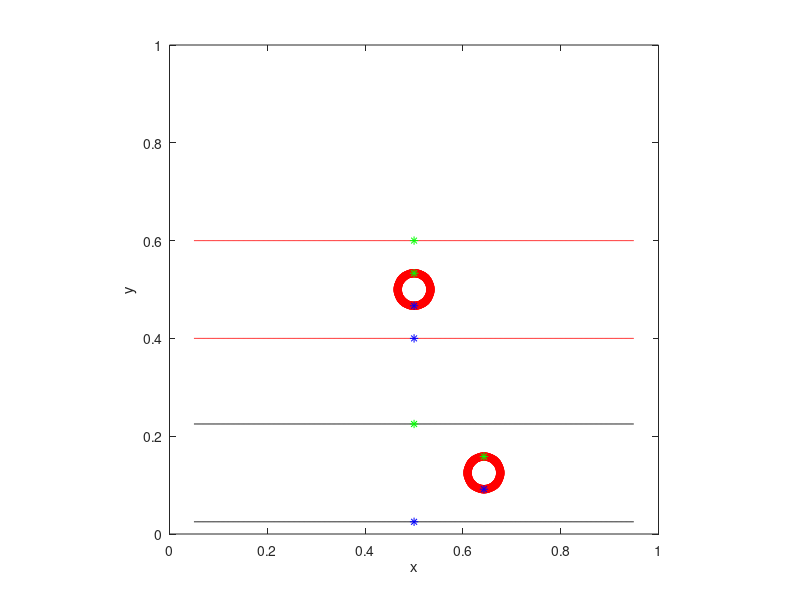

Here is the MATLAB script that generated this plot:
%-------------------------------------------------------------------------------------------------------------------%
%
% IB2d is an Immersed Boundary Code (IB) for solving fully coupled non-linear 
% 	fluid-structure interaction models. This version of the code is based off of
%	Peskin's Immersed Boundary Method Paper in Acta Numerica, 2002.
%
% Author: Nicholas A. Battista
% Email:  nick.battista@unc.edu
% Date Created: May 27th, 2015
% Institution: UNC-CH
%
% This code is capable of creating Lagrangian Structures using:
% 	1. Springs
% 	2. Beams (*torsional springs)
% 	3. Target Points
%	4. Muscle-Model (combined Force-Length-Velocity model, "HIll+(Length-Tension)")
%
% One is able to update those Lagrangian Structure parameters, e.g., spring constants, resting %%	lengths, etc
% 
% There are a number of built in Examples, mostly used for teaching purposes. 
% 
% If you would like us %to add a specific muscle model, please let Nick (nickabattista@gmail.com) know.
%
%--------------------------------------------------------------------------------------------------------------------%

%%%%%%%%%%%%%%%%%%%%%%%%%%%%%%%%%%%%%%%%%%%%%%%%%%%%%%%%%%%%%%%%%%%%%%%%%%%%%%%%%%%%%%
%
% FUNCTION: creates the CHANNEL_CHANNEL-EXAMPLE geometry and prints associated input files
%
%%%%%%%%%%%%%%%%%%%%%%%%%%%%%%%%%%%%%%%%%%%%%%%%%%%%%%%%%%%%%%%%%%%%%%%%%%%%%%%%%%%%%%

function VIV_Cylinder_Geometry()

%
% Grid Parameters (MAKE SURE MATCHES IN input2d !!!)
%
Nx =  512;       % # of Eulerian Grid Pts. in x-Direction (MUST BE EVEN!!!)
Ny =  512;       % # of Eulerian Grid Pts. in y-Direction (MUST BE EVEN!!!)
Lx = 1.0;        % Length of Eulerian Grid in x-Direction
Ly = 1.0;        % Length of Eulerian Grid in y-Direction


% Immersed Structure Geometric / Dynamic Parameters %
ds= min(Lx/(2.1*Nx),Ly/(2.1*Ny));  % Lagrangian spacing
L = 0.9*Lx;                    % Length of Channel
w = 0.2*Ly;                    % Width of Channel
x0 = 0.5;                      % x-Center for Cylinder
y0 = 0.5;                      % y-Center for Cylinder
r = w/6;                       % Radii of Cylinder
struct_name = 'viv';       % Name for .vertex, .spring, etc files.


% Call function to construct geometry
[xLag,yLag] = give_Me_Channel_Immsersed_Boundary_Geometry(ds,L,w,Lx,Ly);
[xLag_Cy,yLag_Cy] = give_Me_Cylinder_Immsersed_Boundary_Geometry(ds,r,x0,y0);

xTether = x0;   % xValues you want to tether to on the channel
[indsTether,x0_new] = give_Me_Tethering_Pt_Indices(xLag,xTether);
xLag_Cy = xLag_Cy + (x0_new-x0); % shift circle over to match indices better

% Plot Geometry to test
plot(xLag(1:end/2),yLag(1:end/2),'r-'); hold on;
plot(xLag(end/2+1:end),yLag(end/2+1:end),'r-'); hold on;
plot(xLag_Cy,yLag_Cy,'r-'); hold on;

N = length(xLag_Cy);
%yLag_Cy(1)
%yLag(indsTether(1))
%yLag_Cy(N/2+1)
%yLag(indsTether(2))

N = length(xLag_Cy);
plot(xLag_Cy,yLag_Cy,'r*'); hold on;
plot(xLag_Cy(1),yLag_Cy(1),'g*'); hold on;
plot(xLag(indsTether(1)),yLag(indsTether(1)),'b*'); hold on;
plot(xLag(indsTether(2)),yLag(indsTether(2)),'g*'); hold on;
plot(xLag_Cy(N/2+1),yLag_Cy(N/2+1),'b*'); hold on;
%plot(xLag_Cy,yLag_Cy,'g*'); hold on;
axis([0 1 0 1]);
xlabel('x'); ylabel('y');
axis square;

%
% Translate Geometry Downwards
%
xLag_Cy = xLag_Cy + Lx/7;
yLag_Cy = yLag_Cy - 0.375;
yLag = yLag - 0.375;

%
% After Translating Downwards
%
plot(xLag(1:end/2),yLag(1:end/2),'k-'); hold on;
plot(xLag(end/2+1:end),yLag(end/2+1:end),'k-'); hold on;
plot(xLag_Cy,yLag_Cy,'r*'); hold on;
plot(xLag_Cy(1),yLag_Cy(1),'g*'); hold on;
plot(xLag(indsTether(1)),yLag(indsTether(1)),'b*'); hold on;
plot(xLag(indsTether(2)),yLag(indsTether(2)),'g*'); hold on;
plot(xLag_Cy(N/2+1),yLag_Cy(N/2+1),'b*'); hold on;
%plot(xLag_Cy,yLag_Cy,'g*'); hold on;
axis([0 1 0 1]);
xlabel('x'); ylabel('y');
axis square;


% Prints .vertex file!
print_Lagrangian_Vertices([xLag xLag_Cy],[yLag yLag_Cy],struct_name);


% Prints .spring file!
k_Spring = 1.5e7; resting_length_tether = 2*r;
offset = length(xLag);
print_Lagrangian_Springs(xLag_Cy,yLag_Cy,k_Spring,ds,r,offset,indsTether,resting_length_tether,struct_name);


% Prints .d_spring file! (FOR DAMPED SPRINGS)
k_DSpring_Tether = 1.5e4; 
resting_length_tether = 2*r; offset = length(xLag); 
b_damp = 50.0;
print_Lagrangian_Damped_Springs(xLag_Cy,yLag_Cy,k_DSpring_Tether,ds,r,offset,indsTether,resting_length_tether,b_damp,struct_name)


% Prints .beam file!
k_Beam = 1e10;%5.0e9;  
C = compute_Curvatures(xLag_Cy,yLag_Cy);
print_Lagrangian_Beams(xLag_Cy,yLag_Cy,k_Beam,C,struct_name,offset);


% Prints .target file!
k_Target = 2.5e7;
print_Lagrangian_Target_Pts(xLag,k_Target,struct_name);

%%%%%%%%%%%%%%%%%%%%%%%%%%%%%%%%%%%%%%%%%%%%%%%%%%%%%%%%%%%%%%%%%%%%%%%%
%
% FUNCTION: prints VERTEX points to a file called .vertex
%
%%%%%%%%%%%%%%%%%%%%%%%%%%%%%%%%%%%%%%%%%%%%%%%%%%%%%%%%%%%%%%%%%%%%%%%%

function print_Lagrangian_Vertices(xLag,yLag,struct_name)

    N = length(xLag);

    vertex_fid = fopen([struct_name '.vertex'], 'w');

    fprintf(vertex_fid, '%d\n', N );

    %Loops over all Lagrangian Pts.
    for s = 1:N
        X_v = xLag(s);
        Y_v = yLag(s);
        fprintf(vertex_fid, '%1.16e %1.16e\n', X_v, Y_v);
    end

    fclose(vertex_fid); 
    
%%%%%%%%%%%%%%%%%%%%%%%%%%%%%%%%%%%%%%%%%%%%%%%%%%%%%%%%%%%%%%%%%%%%%%%%
%
% FUNCTION: prints TARGET points to a file called .target
%
%%%%%%%%%%%%%%%%%%%%%%%%%%%%%%%%%%%%%%%%%%%%%%%%%%%%%%%%%%%%%%%%%%%%%%%%

function print_Lagrangian_Target_Pts(xLag,k_Target,struct_name)

    N = length(xLag);

    target_fid = fopen([struct_name '.target'], 'w');

    fprintf(target_fid, '%d\n', N );

    %Loops over all Lagrangian Pts.
    for s = 1:N
        fprintf(target_fid, '%d %1.16e\n', s, k_Target);
    end

    fclose(target_fid); 
    
    
%%%%%%%%%%%%%%%%%%%%%%%%%%%%%%%%%%%%%%%%%%%%%%%%%%%%%%%%%%%%%%%%%%%%%%%%%%%%%%%%%%%%%
%
% FUNCTION: prints BEAM (Torsional Spring) points to a file called <str>.beam
%
%%%%%%%%%%%%%%%%%%%%%%%%%%%%%%%%%%%%%%%%%%%%%%%%%%%%%%%%%%%%%%%%%%%%%%%%%%%%%%%%%%%%%

function print_Lagrangian_Beams(xLag,yLag,k_Beam,C,struct_name,offset)

    % k_Beam: beam stiffness
    % C: beam curvature
    
    N = length(xLag); % NOTE: Total number of beams = Number of Total Lag Pts. on Cylinder

    beam_fid = fopen([struct_name '.beam'], 'w');

    fprintf(beam_fid, '%d\n', N );

    %spring_force = kappa_spring*ds/(ds^2);

    %BEAMS BETWEEN VERTICES
    for s = 1:N
            if ( (s>1) && (s <= N-1) )        
                fprintf(beam_fid, '%d %d %d %1.16e %1.16e\n',s-1+offset, s+offset, s+1+offset, k_Beam, C(s) );  
            elseif (s==1)
                fprintf(beam_fid, '%d %d %d %1.16e %1.16e\n',N+offset,   s+offset, s+1+offset, k_Beam, C(s) );  
            elseif (s==N)
                %Case s=N
                fprintf(beam_fid, '%d %d %d %1.16e %1.16e\n',N-1+offset, N+offset, 1+offset,   k_Beam, C(s) );  
            end
    end
    fclose(beam_fid); 

%%%%%%%%%%%%%%%%%%%%%%%%%%%%%%%%%%%%%%%%%%%%%%%%%%%%%%%%%%%%%%%%%%%%%%%%%%%
%
% FUNCTION: prints SPRING points to a file called .spring
%
%%%%%%%%%%%%%%%%%%%%%%%%%%%%%%%%%%%%%%%%%%%%%%%%%%%%%%%%%%%%%%%%%%%%%%%%%%%

function print_Lagrangian_Springs(xLag,yLag,k_Spring,ds_Rest,r,offset,indsTether,resting_length_tether,struct_name)

    % offset = # of lag pts in channel (ordering lag pts, channel -> cylinder)

    N = length(xLag); % Number of pts on cylinder

    spring_fid = fopen([struct_name '.spring'], 'w');

    fprintf(spring_fid, '%d\n', N+N/2 ); % + 2 if non-damped springs connecting cylinder to channel

    %spring_force = kappa_spring*ds/(ds^2);

    %SPRINGS BETWEEN VERTICES
    for s = 1:N
            if s < N    
                ds_Rest = sqrt( ( xLag(s) - xLag(s+1) )^2 +  ( yLag(s) - yLag(s+1) )^2 ); 
                fprintf(spring_fid, '%d %d %1.16e %1.16e\n', s+offset, s+1+offset, k_Spring, ds_Rest);  
            else
                %Case s=N
                ds_Rest = sqrt( ( xLag(s) - xLag(1) )^2 +  ( yLag(s) - yLag(1) )^2 ); 
                fprintf(spring_fid, '%d %d %1.16e %1.16e\n', s+offset, 1+offset,   k_Spring, ds_Rest);  
            end
    end
    
    for s=1:N/2
        ds_Rest = sqrt( ( xLag(s) - xLag(s+N/2) )^2 +  ( yLag(s) - yLag(s+N/2) )^2 ); 
        fprintf(spring_fid, '%d %d %1.16e %1.16e\n', s+offset, s+N/2+offset, k_Spring, ds_Rest);
    end
    
    % UNCOMMENT IF UNDAMPED SPRINGS CONNECT CYLINDER TO CHANNEL
    %s=1; % Reset
    %fprintf(spring_fid, '%d %d %1.16e %1.16e\n', s+offset,     indsTether(2), 1e4, resting_length_tether);
    %fprintf(spring_fid, '%d %d %1.16e %1.16e\n', s+N/2+1+offset, indsTether(1), 1e4, resting_length_tether);
    
    fclose(spring_fid); 
    
%%%%%%%%%%%%%%%%%%%%%%%%%%%%%%%%%%%%%%%%%%%%%%%%%%%%%%%%%%%%%%%%%%%%%%%%%%%%%
%
% FUNCTION: prints DAMPED SPRING points to a file called struct.d_spring
%
%%%%%%%%%%%%%%%%%%%%%%%%%%%%%%%%%%%%%%%%%%%%%%%%%%%%%%%%%%%%%%%%%%%%%%%%%%%%%

function print_Lagrangian_Damped_Springs(xLag,yLag,k_Spring,ds_Rest,r,offset,indsTether,resting_length_tether,b_damp,struct_name)

    N = length(xLag); % just two damped springs to connect cylinder to channel

    dSpring_fid = fopen([struct_name '.d_spring'], 'w');

    fprintf(dSpring_fid, '%d\n', 2 );
    
    s=1; % Reset
    fprintf(dSpring_fid, '%d %d %1.16e %1.16e %1.16e\n', s+offset,       indsTether(2), k_Spring, resting_length_tether,b_damp);
    fprintf(dSpring_fid, '%d %d %1.16e %1.16e %1.16e\n', s+N/2+1+offset, indsTether(1), k_Spring, resting_length_tether,b_damp);
    
    fclose(dSpring_fid);

%%%%%%%%%%%%%%%%%%%%%%%%%%%%%%%%%%%%%%%%%%%%%%%%%%%%%%%%%%%%%%%%%%%%%%%%
%
% FUNCTION: creates the Lagrangian structure geometry for channel
%
%%%%%%%%%%%%%%%%%%%%%%%%%%%%%%%%%%%%%%%%%%%%%%%%%%%%%%%%%%%%%%%%%%%%%%%%

function [xLag,yLag] = give_Me_Channel_Immsersed_Boundary_Geometry(ds,L,w,Lx,Ly)

% The immsersed structure is a channel %
x = (Lx-L)/2:ds:(L+(Lx-L)/2);  %xPts
yBot = (Ly-w)/2;               %yVal for bottom of Channel
yTop = Ly - (Ly-w)/2;          %yVal for top of Channel

xLag = [x x];
yLag = [yBot*ones(1,length(x)) yTop*ones(1,length(x))];

%%%%%%%%%%%%%%%%%%%%%%%%%%%%%%%%%%%%%%%%%%%%%%%%%%%%%%%%%%%%%%%%%%%%%%%%
%
% FUNCTION: creates the Lagrangian structure geometry for cylinder
%
%%%%%%%%%%%%%%%%%%%%%%%%%%%%%%%%%%%%%%%%%%%%%%%%%%%%%%%%%%%%%%%%%%%%%%%%

function [xLag,yLag] = give_Me_Cylinder_Immsersed_Boundary_Geometry(ds,r,x0,y0)

% The immsersed structure is a cylinder %

dtheta = 0.997*ds/ (2*r);
theta = -pi/2; i=1;
while theta < 3*pi/2
   xLag(i) = x0 - r*cos(theta);
   yLag(i) = y0 - r*sin(theta);
   theta = theta + dtheta;
   i=i+1;
end

Npts_Cylinder = length(yLag)

%%%%%%%%%%%%%%%%%%%%%%%%%%%%%%%%%%%%%%%%%%%%%%%%%%%%%%%%%%%%%%%%%%%%%%%%
%
% FUNCTION: gives indices of Lagrangian Pt choice for tethering.
%
%%%%%%%%%%%%%%%%%%%%%%%%%%%%%%%%%%%%%%%%%%%%%%%%%%%%%%%%%%%%%%%%%%%%%%%%
   
function [inds,x0_new] = give_Me_Tethering_Pt_Indices(xLag,xTether)

i=0; not=1;       %initiate for loop
while not == 1
    i=i+1;
    if xLag(i) > xTether
       inds(1) = i;  % to save index for bottom of channel
       not = 0;      % to leave loop
    end
end

next = length(xLag)/2;  
inds(2) = inds(1)+next; % save index for top of channel
x0_new = xLag(inds(1)); % where center of cylinder should be placed.

%%%%%%%%%%%%%%%%%%%%%%%%%%%%%%%%%%%%%%%%%%%%%%%%%%%%%%%%%%%%%%%%%%%%%%%%
%
% FUNCTION: computes "curvature" of ellipse
% 
% NOTE: not curvature in the traditional geometric sense, in the 'discrete'
% sense through cross product.
%
%%%%%%%%%%%%%%%%%%%%%%%%%%%%%%%%%%%%%%%%%%%%%%%%%%%%%%%%%%%%%%%%%%%%%%%%

function C = compute_Curvatures(xLag,yLag)

%a-x component (rmin)
%b-y component (rmax)
%C = ab / ( sqrt( a^2*sin(t)^2 + b^2*cos(t)^2  )  )^3

N = length(xLag);
C = zeros( N );

%Note: needs to be done same order as you print .beam file!
for i=1:N
   
   % Pts Xp -> Xq -> Xr (same as beam force calc.)
   
   if ( (i > 1) && (i < N) )
   
        Xp = xLag(i-1); Xq = xLag(i); Xr = xLag(i+1);
        Yp = yLag(i-1); Yq = yLag(i); Yr = yLag(i+1);
   
   elseif (i==1)
       
        Xp = xLag(N); Xq = xLag(i); Xr = xLag(i+1);
        Yp = yLag(N); Yq = yLag(i); Yr = yLag(i+1);
       
   elseif (i==N)
       
        Xp = xLag(N-1); Xq = xLag(N); Xr = xLag(1);
        Yp = yLag(N-1); Yq = yLag(N); Yr = yLag(1);
       
   end
       
   C(i) = (Xr-Xq)*(Yq-Yp) - (Yr-Yq)*(Xq-Xp); %Cross product btwn vectors
      
end

   
